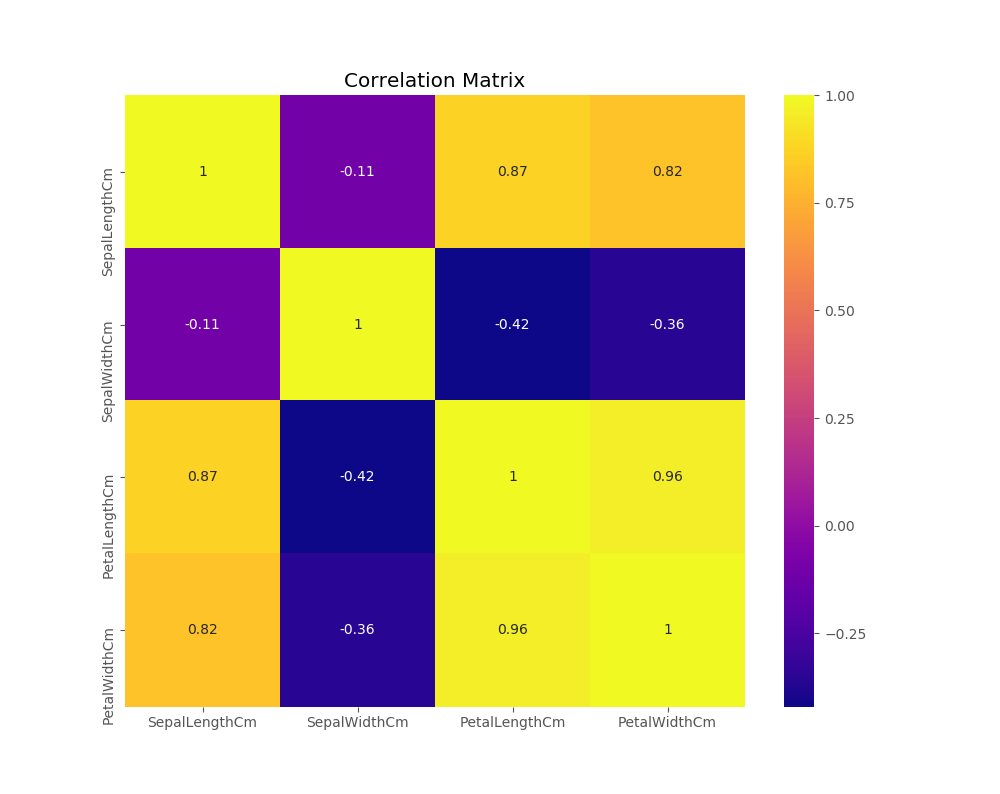

Write the Python code that produced this figure.

# Correlation Matrix - This helps clarify whether or not there's any correlation between the various parameters in the dataset.
# It illustrates that the PL and PW have positive correlation.
#Ref: Adapted from: https://www.kaggle.com/lalitharajesh/iris-dataset-exploratory-data-analysis/notebook

# import libraries necessary
import matplotlib.pyplot as plt
import seaborn as sns
import pandas as pd

# read dataset csv file using pandas
iris = pd.read_csv("iris.csv")

#create correlation matrix using csv file
corr = iris.corr()
#plot fig size
plt.figure(figsize=(10,8)) 

ax = plt.axes()
#Generate Heatmap/ Allow annotations(numerical value for each cell)/ Colormap using one of the uniform sequential colourmaps (plasma)
sns.heatmap(corr, 
            #Apply xticks/yticks
            xticklabels=corr.columns.values,
            yticklabels=corr.columns.values,
           cmap='plasma', annot=True)
#Title for plot
ax.set_title('Correlation Matrix')
#Show plot
plt.show()
